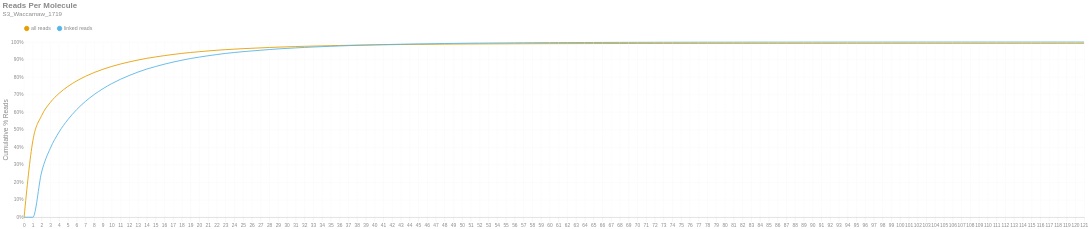

Here is the notebook cell this chart was saved with:
### Markdown cell above
### Reads per Molecule
This chart shows the cumulative distribution of the number of reads per linked molecule. That is, how many alignments are associated with a unique molecule. This excludes the number of reads associated with invalid or absent linked-read barcodes. The `linked` histogram is the percentages recalculated when disregarding singletons.

### Code cell
if SKIPLR:
    print_html(f"Skipped")
else:
    counts = np.bincount(valids['reads'].cast(pl.Int64).to_numpy())
    weighted = counts * np.arange(len(counts))
    all_perc = weighted / n_reads
    linked_perc = weighted / n_linked_reads
    linked_perc[1] = 0
    binned_df = pl.DataFrame({
        'readsper': list(range(len(counts))),
        'all reads (cumsum)': np.cumsum(all_perc).tolist(),
        'linked reads (cumsum)': np.cumsum(linked_perc).tolist(),
    })

    with SafeRender(binned_df):
        (
            density_plot(binned_df, 'Reads Per Molecule', samplename, 'readspmol')
            .encode(
                x=alt.X('readsper:O', title=None).axis(labelAngle=0).scale(padding=0),
                y=alt.Y('value:Q', title='Cumulative % Reads').axis(format='%').stack(False),
                color=alt.Color("key:N").scale(domain=["all reads", "linked reads"]),
                tooltip=[
                    alt.Tooltip("key:N", title="Data Type"),
                    alt.Tooltip("readsper:O", title="Reads Per Molecule"),
                    alt.Tooltip("value:Q", format=".2%", title="% Reads (Cum.)")
                ]            
            )
        ).display()

### Figure 1 — Vega-Lite specification as saved in the notebook (floating-point values rounded to 4 significant figures)
{"width": "container", "height": 400, "config": {"title": {"anchor": "start", "dy": -15, "fontSize": 18, "color": "#888888", "subtitleColor": "#888888", "subtitleFontSize": 14}, "arc": {"fill": "#0072B2"}, "axis": {"domainColor": "#888888", "domainWidth": 0.5, "gridWidth": 0.2, "grid": false, "titleFontWeight": 400, "titleFontSize": 15, "labelFontSize": 11, "labelColor": "#888888", "tickColor": "#888888", "tickWidth": 0.2, "titleColor": "#888888"}, "axisBand": {"grid": false}, "axisX": {"grid": true, "tickSize": 10, "domainCap": "round"}, "axisY": {"domain": false, "grid": true, "tickSize": 0, "domainCap": "round"}, "background": "transparent", "header": {"labelFontSize": 15, "labelColor": "#888888", "titleFontSize": 15, "titleFontWeight": 600, "titleColor": "#888888"}, "legend": {"labelFont": "sans-serif", "labelFontSize": 12, "labelColor": "#888888", "symbolSize": 100, "symbolType": "circle", "titleFontSize": 12, "titlePadding": 10, "titleColor": "#888888", "title": null, "orient": "top"}, "range": {"category": ["#E69F00", "#56B4E9", "#009E73", "#F0E442", "#0072B2", "#D55E00", "#CC79A7", "#000000"], "diverging": ["#cfe8f3", "#a2d4ec", "#73bfe2", "#46abdb", "#1696d2", "#12719e"]}, "area": {"fill": "#0072B2", "fillOpacity": 0.7, "line": true, "strokeOpacity": 0.7}, "line": {"color": "#0072B2", "stroke": "#0072B2", "strokeWidth": 2}, "trail": {"color": "#0072B2", "stroke": "#0072B2", "strokeWidth": 0, "size": 1}, "point": {"filled": true, "fillOpacity": 1.0, "size": 95}, "text": {"color": "#888888", "fontSize": 11, "align": "right", "fontWeight": 400, "size": 11}, "bar": {"fill": "#0072B2", "stroke": null}, "view": {"stroke": null, "continuousWidth": 660, "continuousHeight": 400}}, "data": {"name": "data-15af27ebf2defc1802cc864990759d93"}, "mark": {"type": "line", "interpolate": "monotone", "point": {"opacity": 0, "size": 275}}, "encoding": {"color": {"field": "key", "scale": {"domain": ["all reads", "linked reads"]}, "type": "nominal"}, "tooltip": [{"field": "key", "title": "Data Type", "type": "nominal"}, {"field": "readsper", "title": "Reads Per Molecule", "type": "ordinal"}, {"field": "value", "format": ".2%", "title": "% Reads (Cum.)", "type": "quantitative"}], "x": {"axis": {"labelAngle": 0}, "field": "readsper", "scale": {"padding": 0}, "title": null, "type": "ordinal"}, "y": {"axis": {"format": "%"}, "field": "value", "stack": false, "title": "Cumulative % Reads", "type": "quantitative"}}, "params": [{"name": "param_c36ac31b6afebe62", "select": {"type": "point", "fields": ["key"]}, "bind": "legend"}], "title": {"text": "Reads Per Molecule", "subtitle": "S3_Waccamaw_1719"}, "transform": [{"fold": ["all reads (cumsum)", "linked reads (cumsum)"]}, {"calculate": "replace(datum.key, ' (cumsum)', '')", "as": "key"}, {"filter": {"param": "param_c36ac31b6afebe62"}}], "usermeta": {"embedOptions": {"downloadFileName": "S3_Waccamaw_1719.readspmol"}}, "$schema": "https://vega.github.io/schema/vega-lite/v6.1.0.json", "datasets": {"data-15af27ebf2defc1802cc864990759d93": [{"readsper": 0, "all reads (cumsum)": 0.0, "linked reads (cumsum)": 0.0}, {"readsper": 1, "all reads (cumsum)": 0.4365, "linked reads (cumsum)": 0.0}, {"readsper": 2, "all reads (cumsum)": 0.5799, "linked reads (cumsum)": 0.2578}, {"readsper": 3, "all reads (cumsum)": 0.6558, "linked reads (cumsum)": 0.3943}, {"readsper": 4, "all reads (cumsum)": 0.7074, "linked reads (cumsum)": 0.487}, {"readsper": 5, "all reads (cumsum)": 0.7465, "linked reads (cumsum)": 0.5573}, {"readsper": 6, "all reads (cumsum)": 0.7781, "linked reads (cumsum)": 0.6142}, {"readsper": 7, "all reads (cumsum)": 0.8042, "linked reads (cumsum)": 0.6611}, {"readsper": 8, "all reads (cumsum)": 0.8261, "linked reads (cumsum)": 0.7003}, {"readsper": 9, "all reads (cumsum)": 0.8446, "linked reads (cumsum)": 0.7336}, {"readsper": 10, "all reads (cumsum)": 0.8607, "linked reads (cumsum)": 0.7627}, {"readsper": 11, "all reads (cumsum)": 0.8745, "linked reads (cumsum)": 0.7875}, {"readsper": 12, "all reads (cumsum)": 0.8865, "linked reads (cumsum)": 0.8091}, {"readsper": 13, "all reads (cumsum)": 0.8974, "linked reads (cumsum)": 0.8286}, {"readsper": 14, "all reads (cumsum)": 0.9069, "linked reads (cumsum)": 0.8457}, {"readsper": 15, "all reads (cumsum)": 0.9149, "linked reads (cumsum)": 0.8601}, {"readsper": 16, "all reads (cumsum)": 0.9224, "linked reads (cumsum)": 0.8735}, {"readsper": 17, "all reads (cumsum)": 0.9291, "linked reads (cumsum)": 0.8856}, {"readsper": 18, "all reads (cumsum)": 0.935, "linked reads (cumsum)": 0.8962}, {"readsper": 19, "all reads (cumsum)": 0.9404, "linked reads (cumsum)": 0.9059}, {"readsper": 20, "all reads (cumsum)": 0.9449, "linked reads (cumsum)": 0.914}, {"readsper": 21, "all reads (cumsum)": 0.9492, "linked reads (cumsum)": 0.9218}, {"readsper": 22, "all reads (cumsum)": 0.9531, "linked reads (cumsum)": 0.9287}, {"readsper": 23, "all reads (cumsum)": 0.9567, "linked reads (cumsum)": 0.9351}, {"readsper": 24, "all reads (cumsum)": 0.9595, "linked reads (cumsum)": 0.9402}, {"readsper": 25, "all reads (cumsum)": 0.9622, "linked reads (cumsum)": 0.9451}, {"readsper": 26, "all reads (cumsum)": 0.9645, "linked reads (cumsum)": 0.9492}, {"readsper": 27, "all reads (cumsum)": 0.9667, "linked reads (cumsum)": 0.9532}, {"readsper": 28, "all reads (cumsum)": 0.9689, "linked reads (cumsum)": 0.9572}, {"readsper": 29, "all reads (cumsum)": 0.971, "linked reads (cumsum)": 0.9608}, {"readsper": 30, "all reads (cumsum)": 0.9726, "linked reads (cumsum)": 0.9638}, {"readsper": 31, "all reads (cumsum)": 0.9742, "linked reads (cumsum)": 0.9667}, {"readsper": 32, "all reads (cumsum)": 0.9756, "linked reads (cumsum)": 0.9692}, {"readsper": 33, "all reads (cumsum)": 0.977, "linked reads (cumsum)": 0.9716}, {"readsper": 34, "all reads (cumsum)": 0.9781, "linked reads (cumsum)": 0.9737}, {"readsper": 35, "all reads (cumsum)": 0.9793, "linked reads (cumsum)": 0.9758}, {"readsper": 36, "all reads (cumsum)": 0.9803, "linked reads (cumsum)": 0.9777}, {"readsper": 37, "all reads (cumsum)": 0.9814, "linked reads (cumsum)": 0.9795}, {"readsper": 38, "all reads (cumsum)": 0.9823, "linked reads (cumsum)": 0.9813}, {"readsper": 39, "all reads (cumsum)": 0.9831, "linked reads (cumsum)": 0.9825}, {"readsper": 40, "all reads (cumsum)": 0.984, "linked reads (cumsum)": 0.9842}, {"readsper": 41, "all reads (cumsum)": 0.9846, "linked reads (cumsum)": 0.9853}, {"readsper": 42, "all reads (cumsum)": 0.9852, "linked reads (cumsum)": 0.9864}, {"readsper": 43, "all reads (cumsum)": 0.9858, "linked reads (cumsum)": 0.9875}, {"readsper": 44, "all reads (cumsum)": 0.9864, "linked reads (cumsum)": 0.9885}, {"readsper": 45, "all reads (cumsum)": 0.9868, "linked reads (cumsum)": 0.9893}, {"readsper": 46, "all reads (cumsum)": 0.9872, "linked reads (cumsum)": 0.99}, {"readsper": 47, "all reads (cumsum)": 0.9877, "linked reads (cumsum)": 0.9909}, {"readsper": 48, "all reads (cumsum)": 0.9881, "linked reads (cumsum)": 0.9916}, {"readsper": 49, "all reads (cumsum)": 0.9885, "linked reads (cumsum)": 0.9923}, {"readsper": 50, "all reads (cumsum)": 0.9888, "linked reads (cumsum)": 0.9929}, {"readsper": 51, "all reads (cumsum)": 0.9891, "linked reads (cumsum)": 0.9934}, {"readsper": 52, "all reads (cumsum)": 0.9893, "linked reads (cumsum)": 0.9938}, {"readsper": 53, "all reads (cumsum)": 0.9895, "linked reads (cumsum)": 0.9942}, {"readsper": 54, "all reads (cumsum)": 0.9898, "linked reads (cumsum)": 0.9947}, {"readsper": 55, "all reads (cumsum)": 0.99, "linked reads (cumsum)": 0.995}, {"readsper": 56, "all reads (cumsum)": 0.9902, "linked reads (cumsum)": 0.9955}, {"readsper": 57, "all reads (cumsum)": 0.9904, "linked reads (cumsum)": 0.9958}, {"readsper": 58, "all reads (cumsum)": 0.9906, "linked reads (cumsum)": 0.9961}, {"readsper": 59, "all reads (cumsum)": 0.9908, "linked reads (cumsum)": 0.9965}, {"readsper": 60, "all reads (cumsum)": 0.9909, "linked reads (cumsum)": 0.9967}, {"readsper": 61, "all reads (cumsum)": 0.9911, "linked reads (cumsum)": 0.997}, {"readsper": 62, "all reads (cumsum)": 0.9912, "linked reads (cumsum)": 0.9971}, {"readsper": 63, "all reads (cumsum)": 0.9913, "linked reads (cumsum)": 0.9973}, {"readsper": 64, "all reads (cumsum)": 0.9914, "linked reads (cumsum)": 0.9975}, {"readsper": 65, "all reads (cumsum)": 0.9914, "linked reads (cumsum)": 0.9976}, {"readsper": 66, "all reads (cumsum)": 0.9915, "linked reads (cumsum)": 0.9978}, {"readsper": 67, "all reads (cumsum)": 0.9916, "linked reads (cumsum)": 0.9979}, {"readsper": 68, "all reads (cumsum)": 0.9917, "linked reads (cumsum)": 0.9981}, {"readsper": 69, "all reads (cumsum)": 0.9917, "linked reads (cumsum)": 0.9982}, {"readsper": 70, "all reads (cumsum)": 0.9918, "linked reads (cumsum)": 0.9983}, {"readsper": 71, "all reads (cumsum)": 0.9919, "linked reads (cumsum)": 0.9984}, {"readsper": 72, "all reads (cumsum)": 0.992, "linked reads (cumsum)": 0.9986}, {"readsper": 73, "all reads (cumsum)": 0.992, "linked reads (cumsum)": 0.9987}, {"readsper": 74, "all reads (cumsum)": 0.9921, "linked reads (cumsum)": 0.9988}, {"readsper": 75, "all reads (cumsum)": 0.9922, "linked reads (cumsum)": 0.9989}, {"readsper": 76, "all reads (cumsum)": 0.9922, "linked reads (cumsum)": 0.999}, {"readsper": 77, "all reads (cumsum)": 0.9922, "linked reads (cumsum)": 0.9991}, {"readsper": 78, "all reads (cumsum)": 0.9923, "linked reads (cumsum)": 0.9991}, {"readsper": 79, "all reads (cumsum)": 0.9923, "linked reads (cumsum)": 0.9992}, {"readsper": 80, "all reads (cumsum)": 0.9923, "linked reads (cumsum)": 0.9992}, {"readsper": 81, "all reads (cumsum)": 0.9924, "linked reads (cumsum)": 0.9993}, {"readsper": 82, "all reads (cumsum)": 0.9924, "linked reads (cumsum)": 0.9993}, {"readsper": 83, "all reads (cumsum)": 0.9924, "linked reads (cumsum)": 0.9994}, {"readsper": 84, "all reads (cumsum)": 0.9925, "linked reads (cumsum)": 0.9995}, {"readsper": 85, "all reads (cumsum)": 0.9925, "linked reads (cumsum)": 0.9995}, {"readsper": 86, "all reads (cumsum)": 0.9925, "linked reads (cumsum)": 0.9995}, {"readsper": 87, "all reads (cumsum)": 0.9925, "linked reads (cumsum)": 0.9995}, {"readsper": 88, "all reads (cumsum)": 0.9925, "linked reads (cumsum)": 0.9995}, {"readsper": 89, "all reads (cumsum)": 0.9925, "linked reads (cumsum)": 0.9996}, {"readsper": 90, "all reads (cumsum)": 0.9925, "linked reads (cumsum)": 0.9996}, {"readsper": 91, "all reads (cumsum)": 0.9926, "linked reads (cumsum)": 0.9996}, {"readsper": 92, "all reads (cumsum)": 0.9926, "linked reads (cumsum)": 0.9996}, {"readsper": 93, "all reads (cumsum)": 0.9926, "linked reads (cumsum)": 0.9997}, {"readsper": 94, "all reads (cumsum)": 0.9926, "linked reads (cumsum)": 0.9997}, {"readsper": 95, "all reads (cumsum)": 0.9926, "linked reads (cumsum)": 0.9997}, {"readsper": 96, "all reads (cumsum)": 0.9926, "linked reads (cumsum)": 0.9997}, {"readsper": 97, "all reads (cumsum)": 0.9926, "linked reads (cumsum)": 0.9998}, {"readsper": 98, "all reads (cumsum)": 0.9927, "linked reads (cumsum)": 0.9998}, {"readsper": 99, "all reads (cumsum)": 0.9927, "linked reads (cumsum)": 0.9999}, {"readsper": 100, "all reads (cumsum)": 0.9927, "linked reads (cumsum)": 0.9999}, {"readsper": 101, "all reads (cumsum)": 0.9927, "linked reads (cumsum)": 0.9999}, {"readsper": 102, "all reads (cumsum)": 0.9927, "linked reads (cumsum)": 0.9999}, {"readsper": 103, "all reads (cumsum)": 0.9927, "linked reads (cumsum)": 0.9999}, {"readsper": 104, "all reads (cumsum)": 0.9927, "linked reads (cumsum)": 0.9999}, {"readsper": 105, "all reads (cumsum)": 0.9927, "linked reads (cumsum)": 0.9999}, {"readsper": 106, "all reads (cumsum)": 0.9927, "linked reads (cumsum)": 0.9999}, {"readsper": 107, "all reads (cumsum)": 0.9927, "linked reads (cumsum)": 1.0}, {"readsper": 108, "all reads (cumsum)": 0.9927, "linked reads (cumsum)": 1.0}, {"readsper": 109, "all reads (cumsum)": 0.9927, "linked reads (cumsum)": 1.0}, {"readsper": 110, "all reads (cumsum)": 0.9927, "linked reads (cumsum)": 1.0}, {"readsper": 111, "all reads (cumsum)": 0.9927, "linked reads (cumsum)": 1.0}, {"readsper": 112, "all reads (cumsum)": 0.9927, "linked reads (cumsum)": 1.0}, {"readsper": 113, "all reads (cumsum)": 0.9927, "linked reads (cumsum)": 1.0}, {"readsper": 114, "all reads (cumsum)": 0.9927, "linked reads (cumsum)": 1.0}, {"readsper": 115, "all reads (cumsum)": 0.9927, "linked reads (cumsum)": 1.0}, {"readsper": 116, "all reads (cumsum)": 0.9927, "linked reads (cumsum)": 1.0}, {"readsper": 117, "all reads (cumsum)": 0.9927, "linked reads (cumsum)": 1.0}, {"readsper": 118, "all reads (cumsum)": 0.9927, "linked reads (cumsum)": 1.0}, {"readsper": 119, "all reads (cumsum)": 0.9927, "linked reads (cumsum)": 1.0}, {"readsper": 120, "all reads (cumsum)": 0.9927, "linked reads (cumsum)": 1.0}, {"readsper": 121, "all reads (cumsum)": 0.9928, "linked reads (cumsum)": 1.0}]}}
